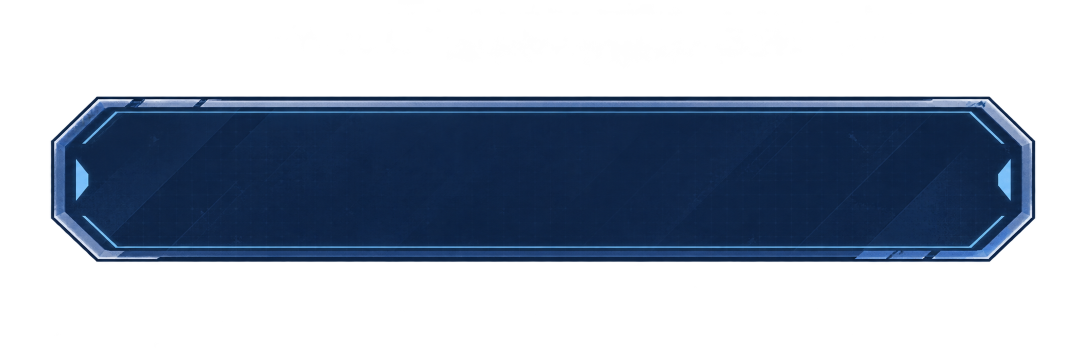
#> input picture apps/blue-hour/art/ui/expedition/hud_command_bar_bg.png, 2172 x 724 px, given in place of hud_time_panel_bg.png, which was not available (shown at 1/2 size)
$ python import_expedition_ui.py --source ui/expedition
#> lines starting #> are read from the running program, lines starting #| are printed output that depends on the picture; pictures that were not available may be replaced by others from this repository, and a replacement may not be noted
"""Crop supplied UI artwork; no painting, synthesis or icon replacement."""
import argparse
import hashlib
import json
from pathlib import Path
import shutil

from PIL import Image

PROJECT = Path(__file__).resolve().parents[1]
SOURCE = PROJECT / "art/ui/expedition"
RUNTIME = PROJECT / "assets/ui/expedition/hud"
# Source regions include edge antialiasing, but omit the almost-transparent export canvas.
# Width controls proportional downsampling; nine-slice margins are measured in output pixels.
ASSETS = [
    ("01_hud_time_panel_bg", "panels/hud_time_panel_bg", (133, 211, 2040, 512), 480, [16, 12, 16, 12]),
    ("02_hud_day_panel_bg", "panels/hud_day_panel_bg", (243, 390, 1218, 707), 156, [12, 12, 12, 12]),
    ("03_hud_resource_card_bg", "panels/hud_resource_card_bg", (415, 363, 1125, 666), 112, [12, 12, 12, 12]),
    ("04_hud_menu_button_bg", "buttons/hud_menu_button_default", (193, 212, 1581, 667), 156, [18, 15, 18, 15]),
    ("05_hud_survivor_card_bg", "panels/hud_survivor_card_bg_normal", (173, 238, 1446, 718), 300, [30, 24, 24, 16]),
    ("06_hud_command_bar_bg", "panels/hud_command_bar_bg", (97, 189, 2075, 528), 600, [42, 24, 42, 24]),
    ("07_world_interaction_panel_bg", "panels/world_poi_card_bg_normal", (109, 306, 1333, 739), 282, [18, 16, 18, 16]),
    ("07_world_interaction_panel_bg", "panels/world_poi_tail", (655, 733, 776, 795), 28, [0, 0, 0, 0]),
    ("08_hud_discovery_panel_bg", "panels/hud_mission_panel_bg", (150, 205, 973, 1228), 280, [18, 64, 18, 54]),
    ("09_hud_minimap_frame", "minimap/hud_minimap_frame", (104, 129, 1175, 1134), 228, [40, 28, 36, 32]),
    ("10_hud_action_button_states", "buttons/hud_action_button_default", (80, 185, 720, 540), 156, [22, 20, 22, 22]),
    ("10_hud_action_button_states", "buttons/hud_action_button_hover", (755, 185, 1420, 540), 156, [22, 20, 22, 22]),
    ("10_hud_action_button_states", "buttons/hud_action_button_disabled", (1455, 185, 2100, 540), 156, [22, 20, 22, 22]),
]


def main() -> None:
    parser = argparse.ArgumentParser()
    parser.add_argument("--source", type=Path, help="Extracted ui_batch1 directory; omit to rebuild stored originals")
    args = parser.parse_args()
    SOURCE.mkdir(parents=True, exist_ok=True)
    manifest = {"package": "blue-hour-homeward-ui-batch1.zip", "processing": "crop + proportional Lanczos downsample", "assets": {}}
    for original, relative, region, width, margins in ASSETS:
        source = SOURCE / (original[3:] + ".png")
        if args.source:
            shutil.copyfile(args.source / (original + ".png"), source)
        image = Image.open(source).convert("RGBA").crop(region)
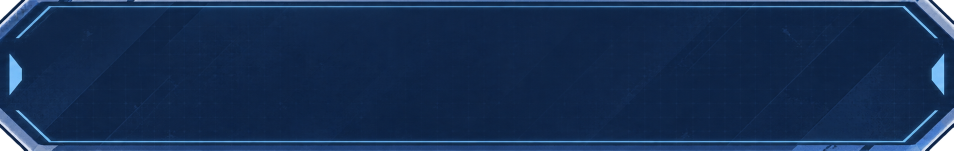
#> image: PIL image 1907x301 RGBA (shown at 1/2 size); mean R, G, B, A 20.1, 44.2, 79.6, 251.2; transparent parts drawn white
        dimensions = (width, round(image.height * width / image.width))
#> dimensions = (480, 76)
        image = image.resize(dimensions, Image.Resampling.LANCZOS)
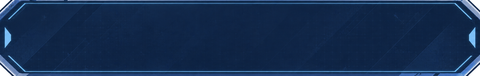
#> image: PIL image 480x76 RGBA; mean R, G, B, A 20.1, 44.1, 78.7, 251.2; transparent parts drawn white
        output = RUNTIME / (relative + ".png")
        image.save(output)
        manifest["assets"][relative] = {
            "source": str(source.relative_to(PROJECT)).replace("\\", "/"),
            "original": original + ".png",
            "source_sha256": hashlib.sha256(source.read_bytes()).hexdigest(),
            "region": list(region), "size": list(dimensions), "nine_slice": margins,
        }
#> pass 2 of the loop in main, `for original, relative, region, width, margins in ASSETS:`:
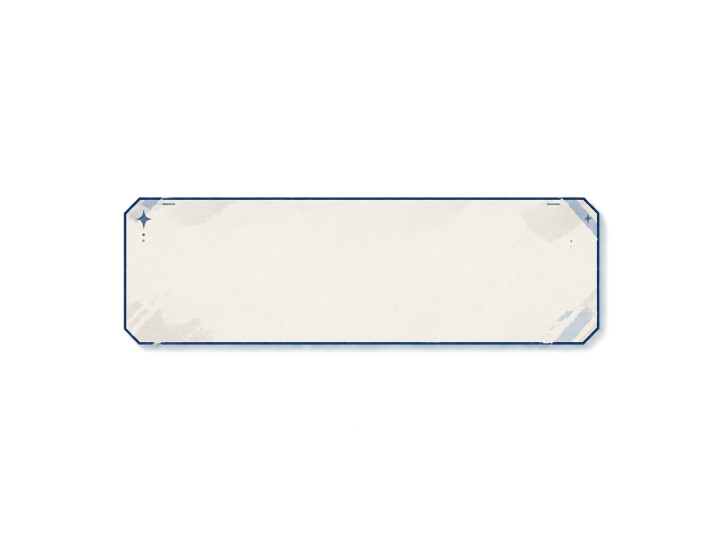
#> input picture apps/blue-hour/art/ui/expedition/hud_day_panel_bg.png, 1448 x 1086 px (shown at 1/2 size)
#> in main, `image = Image.open(source).convert("RGBA").crop(region)`:
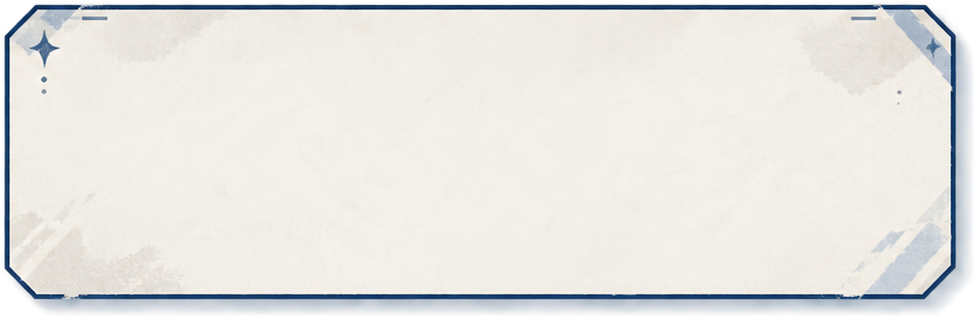
#> image: PIL image 975x317 RGBA; mean R, G, B, A 215.2, 215.3, 212.8, 231.9; transparent parts drawn white
#> in main, `image = image.resize(dimensions, Image.Resampling.LANCZOS)`:
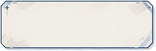
#> image: PIL image 156x51 RGBA; mean R, G, B, A 212.2, 212.4, 210.8, 232.2; transparent parts drawn white
#> pass 3 of the loop in main, `for original, relative, region, width, margins in ASSETS:`:
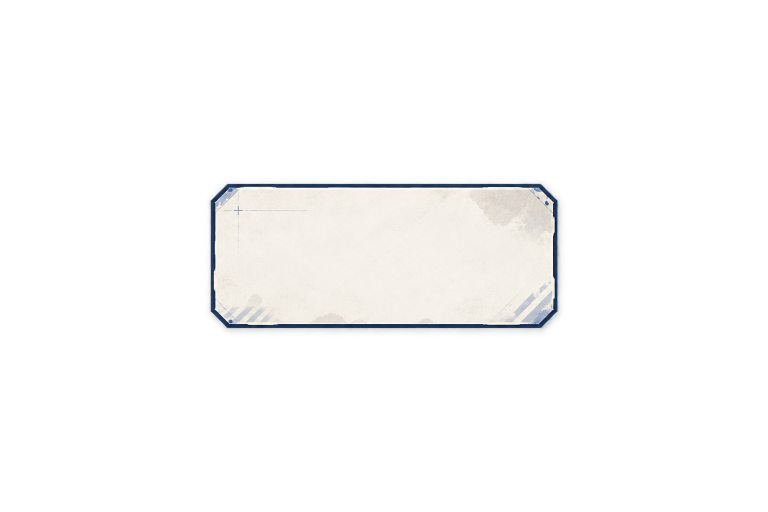
#> input picture apps/blue-hour/art/ui/expedition/hud_resource_card_bg.png, 1536 x 1024 px (shown at 1/2 size)
#> in main, `image = Image.open(source).convert("RGBA").crop(region)`:
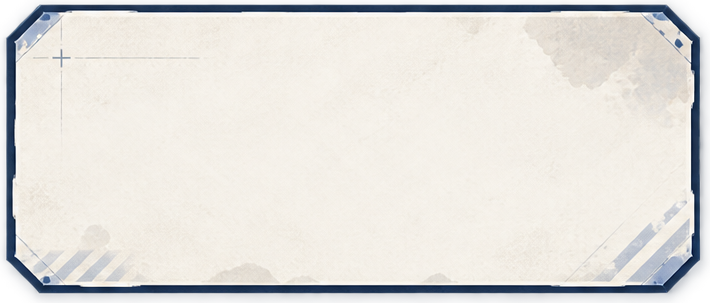
#> image: PIL image 710x303 RGBA; mean R, G, B, A 213.3, 211.9, 208.8, 234.6; transparent parts drawn white
#> in main, `image = image.resize(dimensions, Image.Resampling.LANCZOS)`:
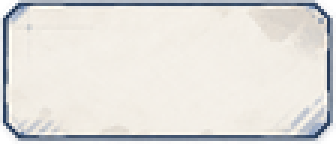
#> image: PIL image 112x48 RGBA (shown 3 times larger); mean R, G, B, A 214, 212.1, 208.4, 234.3; transparent parts drawn white
#> the loop made 7 passes; the first 3 are shown
    (RUNTIME / "docs/surfaces.json").write_text(json.dumps(manifest, indent=2) + "\n", encoding="utf-8")


if __name__ == "__main__":
#> (the run stopped early here; a loop or call above may not have finished)
